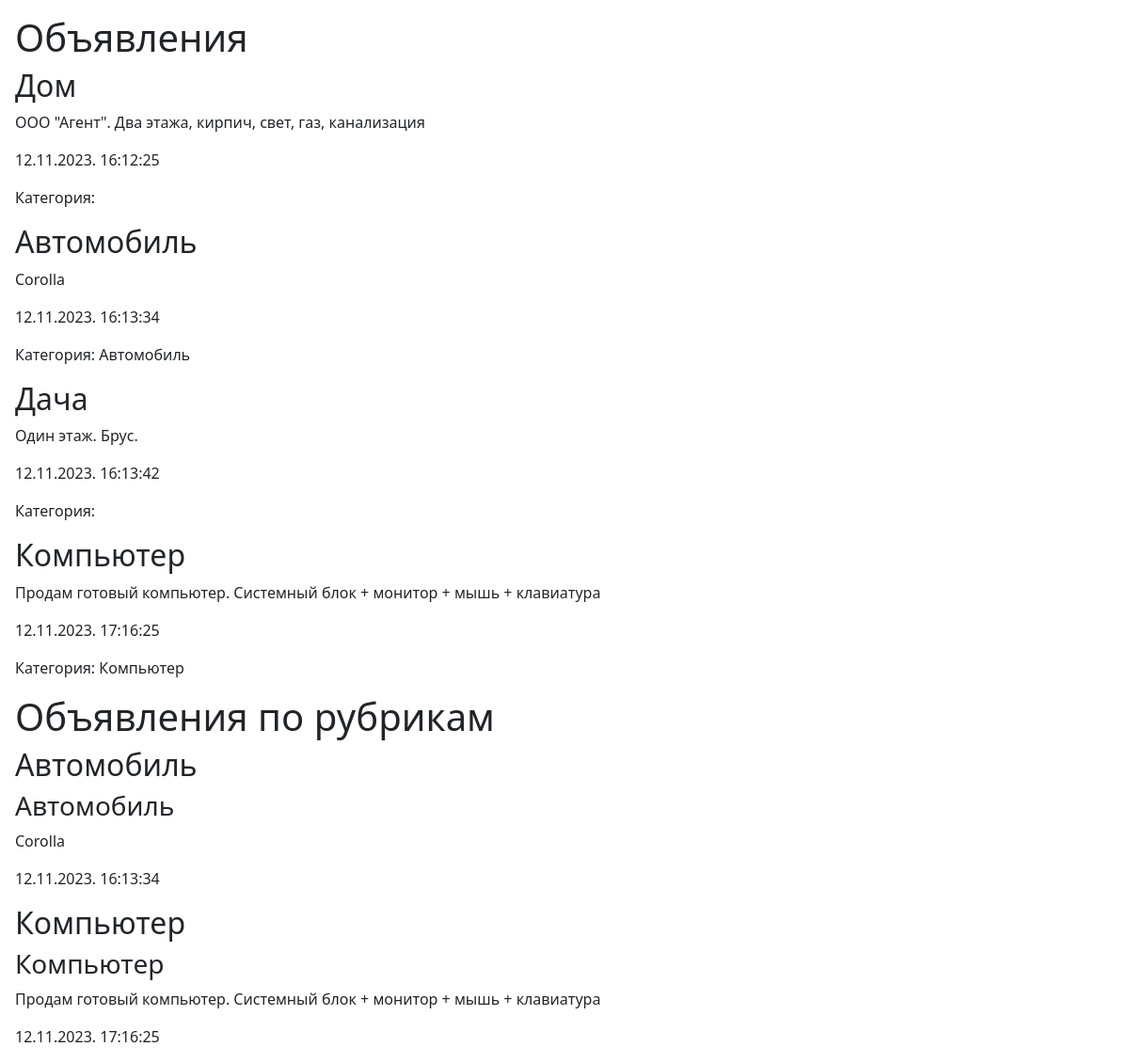
The page / on the database its author committed.
### btest/models.py (models this page shows, shortened)
class Bb(models.Model):
  title = models.CharField(max_length=60, verbose_name='Товар')
  content = models.TextField(null=True, blank=True, verbose_name='Описание')
  price = models.FloatField(null=True, blank=True, verbose_name='Цена')
  published = models.DateTimeField(auto_now_add=True, db_index=True, verbose_name='Опубликовано')
  rubric = models.ForeignKey('Rubric', null=True,   on_delete=models.PROTECT, verbose_name='Рубрика')

class Rubric(models.Model):
  name = models.CharField(max_length=20, db_index=True,   verbose_name='Название')
  class Meta:
    verbose_name_plural = 'Рубрики'
    verbose_name = 'Рубрика'
    ordering = ['name']

### btest/views.py (the view)
# urls.py: path('', index),
def index(request):
    bbs = Bb.objects.all()
    rs = Rubric.objects.all()
    return render(request, "btest/index.html", {'bbs': bbs, 'rs': rs})

### btest/templates/btest/index.html (shortened to what this page needs)
<!DOCTYPE html>
<html lang="ru">
<head>
    {% load bootstrap5 %}
	{% bootstrap_css %}
</head>
<body class="m-3">
	<h1>Объявления</h1>
	{% for bb in bbs %}
	<div>
		<h2>{{ bb.title }}</h2>
		<p>{{ bb.content }}</p>
		<p>{{ bb.published|date:"d.m.Y. H:i:s"}}</p>
		<p>Категория: {{ bb.rubric.name }}</p>
	</div>
	{% endfor %}
	<h1>Объявления по рубрикам</h1>
	{% for r in rs %}
	<div>
	    <h2>{{ r.name }}</h2>
	    {% for rbb in r.bb_set.all %}
		<h3 >{{ rbb.title }}</h3>
		<p>{{ rbb.content }}</p>
		<p>{{ rbb.published|date:"d.m.Y. H:i:s"}}</p>
	    {% endfor %}
	</div>
	{% endfor %}
</body>
</html>

### rows shown on the page
Bb: title "Дом", content "ООО \"Агент\". Два этажа, кирпич, свет, газ, канализация", published "12.11.2023. 16:12:25"
Bb: title "Автомобиль", content "Corolla", published "12.11.2023. 16:13:34", rubric.name "Автомобиль"
Bb: title "Дача", content "Один этаж. Брус.", published "12.11.2023. 16:13:42"
Bb: title "Компьютер", content "Продам готовый компьютер. Системный блок + монитор + мышь + клавиатура", published "12.11.2023. 17:16:25", rubric.name "Компьютер"
Rubric: name "Автомобиль"
Rubric: name "Компьютер"
